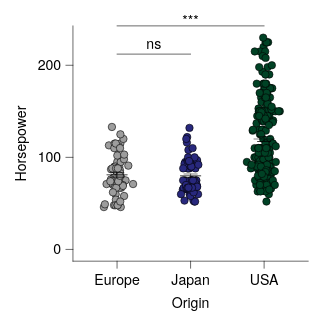

This figure's Vega-Lite source:
### Vega-Lite specification from a JSON file in a GitHub repository (floating-point values rounded to 4 significant figures; data arrays with more than 128 entries replaced by an {"elided": "..."} marker saying what was removed)
{"background": null, "config": {"arc": {"fill": "#DBDBDB", "fillOpacity": 1.0, "innerRadius": 25.0, "padAngle": 0.03, "stroke": "black", "strokeOpacity": 1, "strokeWidth": 0.25}, "area": {"fill": "#DBDBDB", "fillOpacity": 1.0, "stroke": "black", "strokeOpacity": 1, "strokeWidth": 0.25}, "axis": {"domain": true, "domainCap": "round", "domainColor": "black", "domainWidth": 0.25, "grid": false, "gridCap": "round", "gridColor": "#F1F1F1", "gridDash": [0, 0], "gridOpacity": 1.0, "gridWidth": 0.25, "labelColor": "black", "labelFont": "Helvetica Neue, HelveticaNeue, Helvetica, Arial, sans-serif", "labelFontSize": 6, "labelFontStyle": "normal", "labelFontWeight": 400, "offset": 0, "ticks": true, "tickCap": "round", "tickColor": "black", "tickRound": false, "tickSize": 3.0, "tickWidth": 0.25, "titleColor": "black", "titleFont": "Helvetica Neue, HelveticaNeue, Helvetica, Arial, sans-serif", "titleFontSize": 6, "titleFontStyle": "normal", "titleFontWeight": 400}, "axisX": {"domain": true, "labelAlign": "center", "labelAngle": 0, "labels": true, "ticks": true, "translate": 0}, "axisY": {"domain": true, "labelAlign": "right", "labelAngle": 0, "labels": true, "ticks": true, "translate": 0}, "axisRight": {"domain": true, "labelAlign": "left", "labelAngle": 0, "labels": true, "ticks": true, "translate": 0}, "axisTop": {"domain": true, "labelAlign": "center", "labelAngle": 0, "labels": true, "ticks": true, "translate": 0}, "axisBand": {"tickOffset": 0}, "bar": {"fill": "#DBDBDB", "fillOpacity": 1.0, "stroke": "black", "strokeOpacity": 1, "strokeWidth": 0.25}, "boxplot": {"size": 9.0, "ticks": {"cornerRadius": 0.25, "fill": "black", "opacity": 1, "size": 4.5, "thickness": 0.25}, "box": {"fillOpacity": 1.0, "stroke": "black", "strokeOpacity": 1, "strokeWidth": 0.25}, "median": {"cornerRadius": 0, "fill": "black", "fillOpacity": 1.0, "opacity": 1, "size": 9.0, "thickness": 0.25}, "rule": {"fill": "black", "fillOpacity": 1.0, "size": 10.0, "stroke": "black", "strokeDash": [0, 0], "strokeOpacity": 1, "strokeWidth": 0.25}, "outliers": {"color": "black", "fill": "black", "fillOpacity": 1.0, "size": 0, "stroke": "black", "strokeOpacity": 1, "strokeWidth": 0.25}}, "circle": {"fill": "black", "fillOpacity": 1.0, "size": 1.25, "stroke": null, "strokeOpacity": 1, "strokeWidth": 0.25}, "errorband": {"band": {"fillOpacity": 0.6, "stroke": null, "strokeWidth": 0.25, "strokeOpacity": 1}, "borders": {"opacity": 0, "strokeOpacity": 1, "strokeWidth": 0.25}}, "errorbar": {"opacity": 1, "rule": {"strokeDash": [0, 0], "strokeWidth": 0.25}, "ticks": {"color": "black", "cornerRadius": 0.125, "opacity": 1, "size": 6.0, "thickness": 0.25}, "thickness": 0.25}, "font": "Helvetica Neue, HelveticaNeue, Helvetica, Arial, sans-serif", "geoshape": {"fill": "#DBDBDB", "fillOpacity": 1.0, "stroke": "black", "strokeOpacity": 1, "strokeWidth": 0.25}, "header": {"labelColor": "black", "labelFont": "Helvetica Neue, HelveticaNeue, Helvetica, Arial, sans-serif", "labelFontSize": 6, "labelFontStyle": "normal", "labelFontWeight": 400, "titleColor": "black", "titleFont": "Helvetica Neue, HelveticaNeue, Helvetica, Arial, sans-serif", "titleFontSize": 6, "titleFontStyle": "normal", "titleFontWeight": 400, "titlePadding": 0}, "legend": {"disable": false, "offset": 4.5, "titlePadding": 4, "labelOffset": 2, "gradientLabelOffset": 2, "columnPadding": 4, "rowPadding": 2, "gradientThickness": 5, "gradientOpacity": 1.0, "gradientStrokeColor": "black", "gradientStrokeWidth": 0.25, "labelColor": "black", "labelFont": "Helvetica Neue, HelveticaNeue, Helvetica, Arial, sans-serif", "labelFontSize": 6, "labelFontStyle": "normal", "labelFontWeight": 400, "strokeColor": "black", "strokeWidth": 0, "symbolSize": 36, "symbolStrokeColor": "black", "symbolStrokeWidth": 0.25, "titleColor": "black", "titleFont": "Helvetica Neue, HelveticaNeue, Helvetica, Arial, sans-serif", "titleFontSize": 6, "titleFontStyle": "normal", "titleFontWeight": 400}, "line": {"color": "black", "stroke": "black", "strokeCap": "butt", "strokeDash": [0, 0], "strokeOpacity": 1, "strokeWidth": 0.5}, "point": {"filled": true, "fill": "#DBDBDB", "fillOpacity": 1.0, "size": 5.0, "stroke": "black", "strokeOpacity": 1, "strokeWidth": 0.25}, "range": {"category": ["#9D9D9D", "#28287D", "#004225", "#47266F", "#00605D", "#DBDBDB", "#7983C1", "#6E927B", "#937FB4", "#699A97"], "diverging": {"scheme": ["#4F4265", "#6A5C82", "#85789D", "#A196B7", "#BDB5CE", "#D8D6DD", "#F6F6F6", "#CED8D7", "#9DBFBD", "#75A3A0", "#518683", "#326967", "#164D4B"]}, "heatmap": {"scheme": ["#440154", "#472270", "#433E82", "#38598C", "#2C728E", "#238A8D", "#24A086", "#39B578", "#5DC862", "#96D646", "#CAE02D", "#FDE724"]}, "ordinal": {"scheme": ["#F1F1F1", "#DBDBDB", "#C6C6C6", "#B2B2B2", "#9D9D9D", "#898989", "#767676", "#636363", "#515151", "#404040", "#2F2F2F", "#1F1F1F"]}, "ramp": {"scheme": ["#440154", "#472270", "#433E82", "#38598C", "#2C728E", "#238A8D", "#24A086", "#39B578", "#5DC862", "#96D646", "#CAE02D", "#FDE724"]}}, "rule": {"color": "black", "stroke": "black", "strokeCap": "round", "strokeDash": [2, 2], "strokeOpacity": 1, "strokeWidth": 0.25}, "scale": {"barBandPaddingInner": 0.1, "rectBandPaddingInner": 0, "tickBandPaddingInner": 0.1, "bandPaddingOuter": 0.1, "bandWithNestedOffsetPaddingInner": 0.2, "bandWithNestedOffsetPaddingOuter": 0.2, "offsetBandPaddingInner": 0, "offsetBandPaddingOuter": 0, "continuousPadding": 5.0, "round": false}, "rect": {"fill": "#DBDBDB", "fillOpacity": 1.0, "stroke": "black", "strokeOpacity": 1, "strokeWidth": 0.25}, "square": {"fill": "#DBDBDB", "fillOpacity": 1.0, "size": 10.0, "stroke": "black", "strokeOpacity": 1, "strokeWidth": 0.25}, "text": {"color": "black", "font": "Helvetica Neue, HelveticaNeue, Helvetica, Arial, sans-serif", "fontSize": 6, "fontStyle": "normal", "fontWeight": 400}, "tick": {"color": "black", "cornerRadius": 0.125, "opacity": 1.0, "size": 9.0, "thickness": 0.25}, "title": {"anchor": "middle", "frame": "group", "color": "black", "font": "Helvetica Neue, HelveticaNeue, Helvetica, Arial, sans-serif", "fontSize": 6, "fontStyle": "normal", "fontWeight": 400, "subtitleColor": "black", "subtitleFont": "Helvetica Neue, HelveticaNeue, Helvetica, Arial, sans-serif", "subtitleFontSize": 6, "subtitleFontStyle": "normal", "subtitleFontWeight": 400}, "trail": {"color": "black", "opacity": 1, "size": 0.5}, "view": {"continuousWidth": 100, "continuousHeight": 100, "discreteWidth": 100, "discreteHeight": 100, "fill": null, "stroke": null, "strokeWidth": 0.25}}, "layer": [{"data": {"name": "data-53eecb024a78fdc2be808dcfdc3af7a2"}, "mark": {"type": "circle", "opacity": 1.0, "size": 10.0, "stroke": "black", "strokeOpacity": 1, "strokeWidth": 0.25}, "encoding": {"color": {"field": "Origin", "legend": null, "scale": {"domain": ["Europe", "Japan", "USA"]}, "sort": ["Europe", "Japan", "USA"], "title": null, "type": "nominal"}, "x": {"axis": {}, "field": "Origin", "scale": {"domain": ["Europe", "Japan", "USA"]}, "sort": ["Europe", "Japan", "USA"], "title": "Origin", "type": "nominal"}, "xOffset": {"field": "jitter_x", "scale": {"domain": [-7.33, 7.33], "range": [5.17, 19.83]}, "type": "quantitative"}, "y": {"field": "Horsepower", "title": "Horsepower", "type": "quantitative", "scale": {"nice": false}}}}, {"data": {"name": "data-6c4882663eaca411296217af4f5e04f9"}, "mark": {"type": "errorbar"}, "encoding": {"x": {"axis": {}, "field": "Origin", "scale": {"domain": ["Europe", "Japan", "USA"]}, "sort": ["Europe", "Japan", "USA"], "title": "Origin", "type": "nominal"}, "y": {"field": "__mean", "title": "Horsepower", "type": "quantitative", "scale": {"nice": false}}, "yError": {"field": "__error"}}}, {"data": {"name": "data-6c4882663eaca411296217af4f5e04f9"}, "mark": {"type": "tick"}, "encoding": {"x": {"axis": {}, "field": "Origin", "scale": {"domain": ["Europe", "Japan", "USA"]}, "sort": ["Europe", "Japan", "USA"], "title": "Origin", "type": "nominal"}, "y": {"field": "__mean", "title": "Horsepower", "type": "quantitative", "scale": {"nice": false}}}}, {"layer": [{"layer": [{"data": {"values": [{"x": "USA", "x2": "Europe", "y": 230.0, "__dysonsphere__": 1}]}, "mark": {"type": "rule", "strokeCap": "round", "strokeDash": [0, 0], "strokeWidth": 0.25, "yOffset": -5.0}, "encoding": {"x": {"value": 81.25}, "x2": {"value": 18.75}, "y": {"field": "y", "type": "quantitative", "scale": {"nice": false}}}}, {"data": {"values": [{"y": 230.0, "label": "***", "__dysonsphere__": 1}]}, "mark": {"type": "text", "align": "center", "dy": -7.0, "fontSize": 6}, "encoding": {"text": {"field": "label", "type": "nominal"}, "x": {"value": 50.0}, "y": {"field": "y", "type": "quantitative", "scale": {"nice": false}}}}]}, {"layer": [{"data": {"values": [{"x": "Europe", "x2": "Japan", "y": 230.0, "__dysonsphere__": 1}]}, "mark": {"type": "rule", "strokeCap": "round", "strokeDash": [0, 0], "strokeWidth": 0.25, "yOffset": 7.0}, "encoding": {"x": {"value": 18.75}, "x2": {"value": 50.0}, "y": {"field": "y", "type": "quantitative", "scale": {"nice": false}}}}, {"data": {"values": [{"y": 230.0, "label": "ns", "__dysonsphere__": 1}]}, "mark": {"type": "text", "align": "center", "dy": 3.0, "fontSize": 6}, "encoding": {"text": {"field": "label", "type": "nominal"}, "x": {"value": 34.38}, "y": {"field": "y", "type": "quantitative", "scale": {"nice": false}}}}]}], "name": "__dysonsphere_72b87e8e2798b92a_17"}], "$schema": "https://vega.github.io/schema/vega-lite/v6.4.1.json", "datasets": {"data-53eecb024a78fdc2be808dcfdc3af7a2": {"elided": "400 records"}, "data-6c4882663eaca411296217af4f5e04f9": [{"Origin": "USA", "__mean": 119.9, "__error": 2.529, "__dysonsphere__": 1}, {"Origin": "Europe", "__mean": 81.0, "__error": 2.47, "__dysonsphere__": 1}, {"Origin": "Japan", "__mean": 79.84, "__error": 2.005, "__dysonsphere__": 1}]}}
